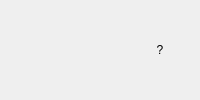
       <widget class="QWidget" name="widget" native="true">
        <layout class="QHBoxLayout" name="horizontalLayout_2">
         <property name="leftMargin">
          <number>0</number>
         </property>
         <property name="topMargin">
          <number>0</number>
         </property>
         <property name="rightMargin">
          <number>0</number>
         </property>
         <property name="bottomMargin">
          <number>0</number>
         </property>
         <item>
          <widget class="QPushButton" name="BtnOutputView2">
           <property name="enabled">
            <bool>true</bool>
           </property>
           <property name="sizePolicy">
            <sizepolicy hsizetype="Fixed" vsizetype="Fixed">
             <horstretch>0</horstretch>
             <verstretch>0</verstretch>
            </sizepolicy>
           </property>
           <property name="toolTip">
            <string>Show Debug Trace</string>
           </property>
           <property name="text">
            <string/>
           </property>
           <property name="icon">
            <iconset resource="rtkpost_qt.qrc">
             <normaloff>:/buttons/doc.bmp</normaloff>:/buttons/doc.bmp</iconset>
           </property>
           <property name="flat">
            <bool>true</bool>
           </property>
          </widget>
         </item>
         <item>
          <widget class="QPushButton" name="BtnOutputView1">
           <property name="enabled">
            <bool>true</bool>
           </property>
           <property name="sizePolicy">
            <sizepolicy hsizetype="Fixed" vsizetype="Fixed">
             <horstretch>0</horstretch>
             <verstretch>0</verstretch>
            </sizepolicy>
           </property>
           <property name="toolTip">
            <string>Show Stat File</string>
           </property>
           <property name="text">
            <string/>
           </property>
           <property name="icon">
            <iconset resource="rtkpost_qt.qrc">
             <normaloff>:/buttons/sqr.bmp</normaloff>:/buttons/sqr.bmp</iconset>
           </property>
           <property name="flat">
            <bool>true</bool>
           </property>
          </widget>
         </item>
         <item>
          <widget class="QLabel" name="Message">
           <property name="enabled">
            <bool>true</bool>
           </property>
           <property name="palette">
            <palette>
             <active>
              <colorrole role="WindowText">
               <brush brushstyle="SolidPattern">
                <color alpha="255">
                 <red>128</red>
                 <green>128</green>
                 <blue>128</blue>
                </color>
               </brush>
              </colorrole>
             </active>
             <inactive>
              <colorrole role="WindowText">
               <brush brushstyle="SolidPattern">
                <color alpha="255">
                 <red>128</red>
                 <green>128</green>
                 <blue>128</blue>
                </color>
               </brush>
              </colorrole>
             </inactive>
             <disabled>
              <colorrole role="WindowText">
               <brush brushstyle="SolidPattern">
                <color alpha="255">
                 <red>128</red>
                 <green>128</green>
                 <blue>128</blue>
                </color>
               </brush>
              </colorrole>
             </disabled>
            </palette>
           </property>
           <property name="toolTip">
            <string/>
           </property>
           <property name="text">
            <string/>
           </property>
           <property name="alignment">
            <set>Qt::AlignCenter</set>
           </property>
          </widget>
         </item>
         <item>
          <widget class="QPushButton" name="BtnAbout">
           <property name="enabled">
            <bool>true</bool>
           </property>
           <property name="sizePolicy">
            <sizepolicy hsizetype="Fixed" vsizetype="Fixed">
             <horstretch>0</horstretch>
             <verstretch>0</verstretch>
            </sizepolicy>
           </property>
           <property name="palette">
            <palette>
             <active>
              <colorrole role="WindowText">
               <brush brushstyle="SolidPattern">
                <color alpha="255">
                 <red>128</red>
                 <green>128</green>
                 <blue>128</blue>
                </color>
               </brush>
              </colorrole>
             </active>
             <inactive>
              <colorrole role="WindowText">
               <brush brushstyle="SolidPattern">
                <color alpha="255">
                 <red>128</red>
                 <green>128</green>
                 <blue>128</blue>
                </color>
               </brush>
              </colorrole>
             </inactive>
             <disabled>
              <colorrole role="WindowText">
               <brush brushstyle="SolidPattern">
                <color alpha="255">
                 <red>128</red>
                 <green>128</green>
                 <blue>128</blue>
                </color>
               </brush>
              </colorrole>
             </disabled>
            </palette>
           </property>
           <property name="toolTip">
            <string/>
           </property>
           <property name="text">
            <string>?</string>
           </property>
           <property name="flat">
            <bool>true</bool>
           </property>
          </widget>
         </item>
        </layout>
       </widget>
